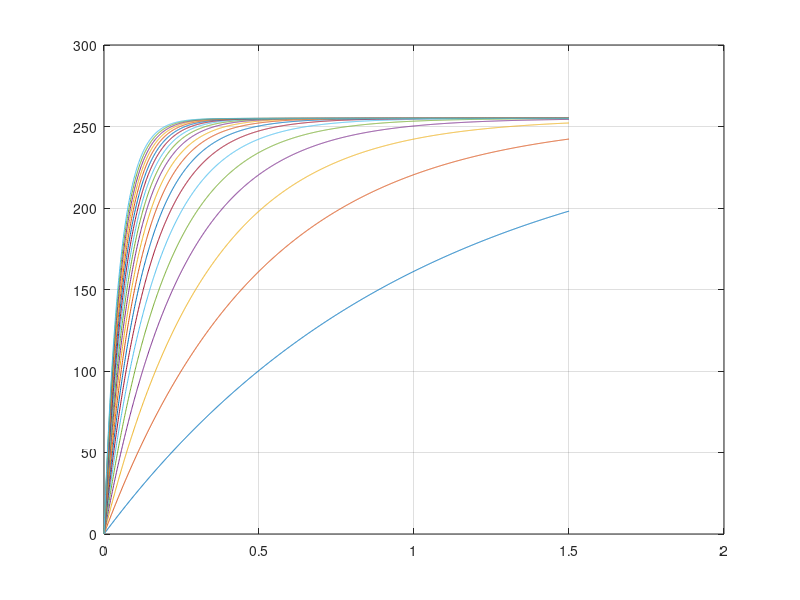
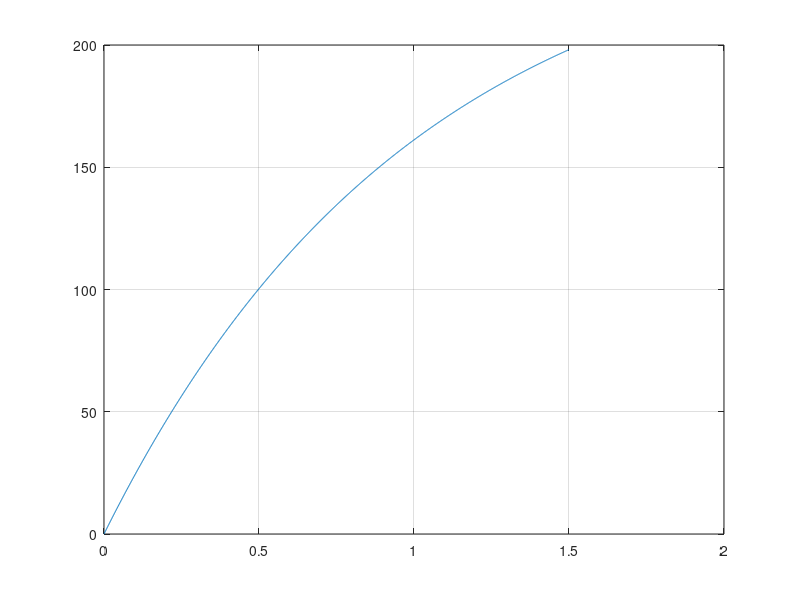
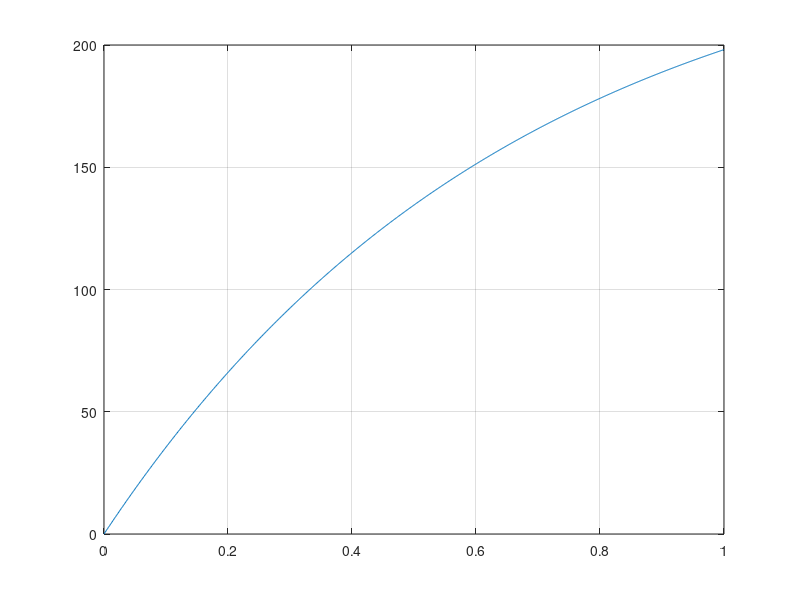

These charts were generated, in order, by the following MATLAB code: (Note: this script raises an error after producing the figures.)
%%
%input:
%
%
%output:
%
%
%% change k to see different curves
motion_length=1.5;
%filter
I_max=255;
k=10;
mystep=0.001;
for k=1:20
    t = 0:mystep:motion_length;
    I_t = I_max*(1-exp(-k*t));
    plot(t,I_t);
    grid on;
    hold on;
    %figure;
end

%% discreate version I(n)
close all;
motion_length=1.5; %specify the motion length
k=1;% k is the non-linear parameter
t = 0:mystep:motion_length;
I_t = I_max*(1-exp(-k*t));
figure
plot(t,I_t);
grid on;
vectorlength = floor(motion_length/mystep);



seperation_number = 3;%divide on to 'seperation_number' parts
mask = floor(vectorlength/seperation_number):floor(vectorlength/seperation_number):vectorlength;
seperation_point_value = I_t(mask);
intergration_of_separations = seperation_point_value;
intergration_of_separations(1) = seperation_point_value(1);
for i=2:seperation_number
    intergration_of_separations(i)=seperation_point_value(i)-seperation_point_value(i-1);
end

intergration_of_separations = intergration_of_separations/norm(intergration_of_separations,1)


%% get different filters write the nonlinear filters to file
close all;
mystep=0.001;
I_max=255;
seperation_number = 3;%divide on to 'seperation_number' parts
str= strcat('./Result/nonlinearPSF/filterlength:',num2str(seperation_number),'_',datestr(now),'PSF.txt');
fid = fopen(str,'wt');
for motion_length = 1:0.1:3
    k=1.5;% k is the non-linear parameter
    t = 0:mystep:motion_length;
    I_t = I_max*(1-exp(-k*t));
    figure
    plot(t,I_t);
    grid on;
    vectorlength = floor(motion_length/mystep);
    
    mask = floor(vectorlength/seperation_number):floor(vectorlength/seperation_number):vectorlength;
    seperation_point_value = I_t(mask);
    intergration_of_separations = seperation_point_value;
    intergration_of_separations(1) = seperation_point_value(1);
    for i=2:seperation_number
        intergration_of_separations(i)=seperation_point_value(i)-seperation_point_value(i-1);
    end
    
    intergration_of_separations = intergration_of_separations/norm(intergration_of_separations,1)
    fprintf(fid,'%6.2f',intergration_of_separations);
    fprintf(fid,'\n');
    
end
fclose(fid);
close all;
%% write the nonlinear filters to file

str= strcat('./result/nonlinearPSF/filterlength:',num2str(seperation_number),'_',datestr(now),'PSF.txt');
fid = fopen(str,'wt');


